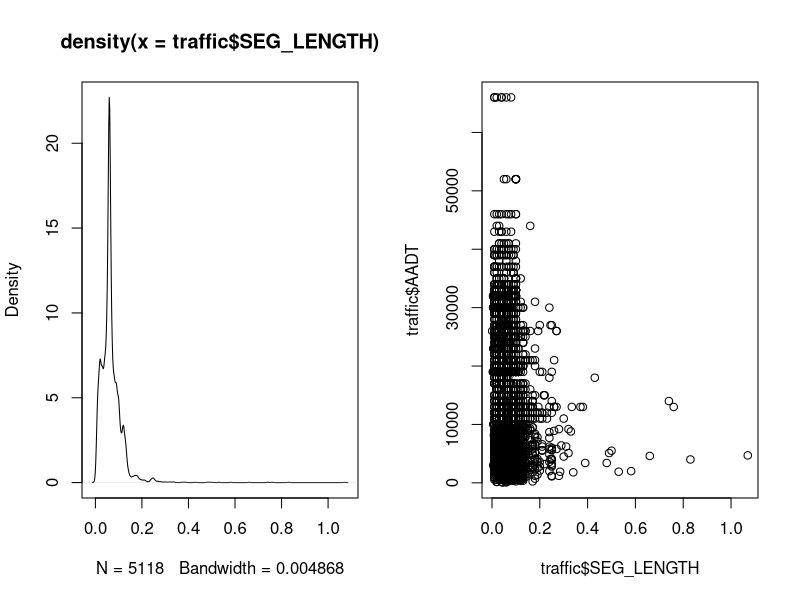
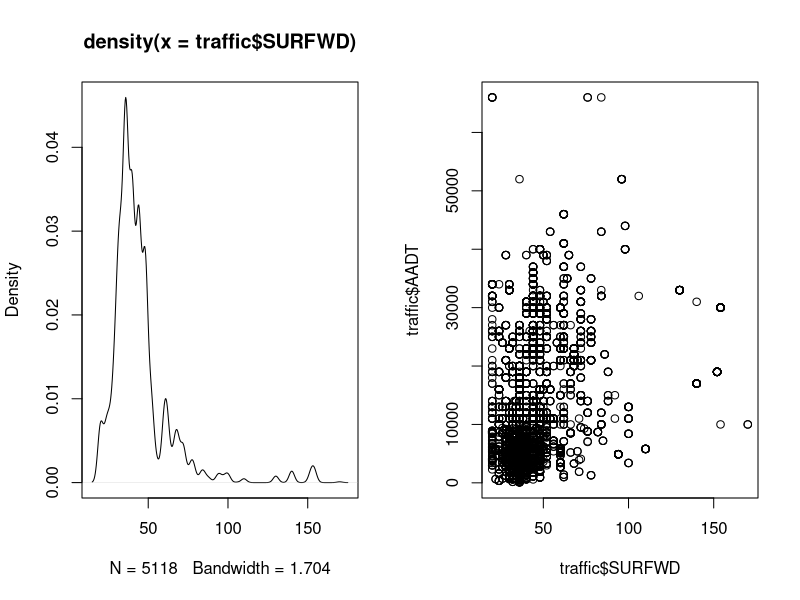
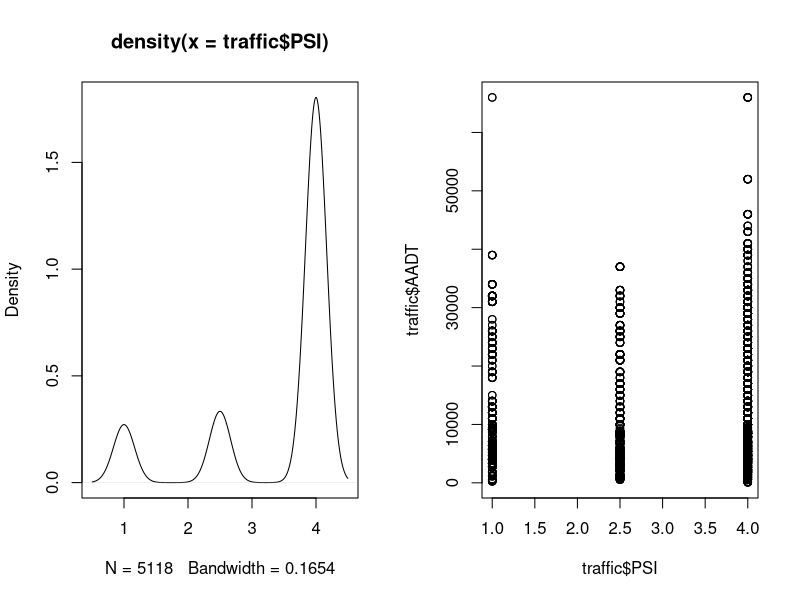
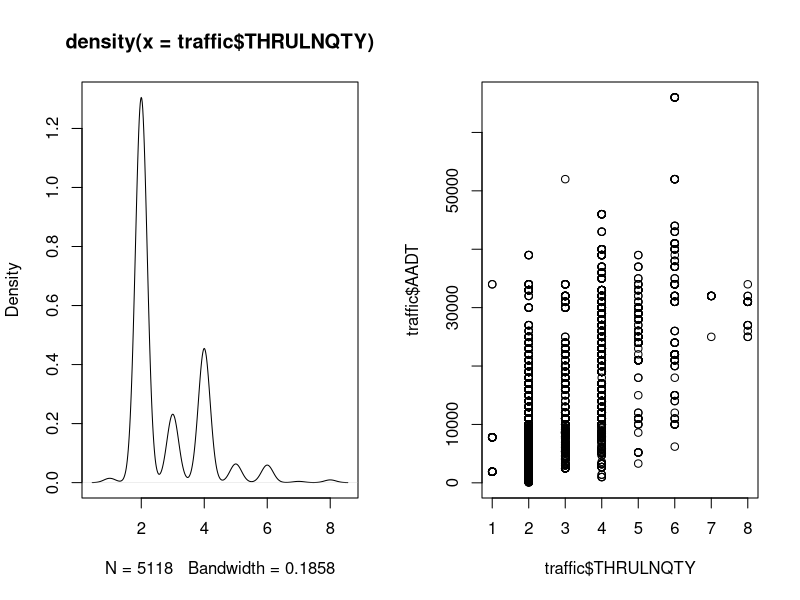
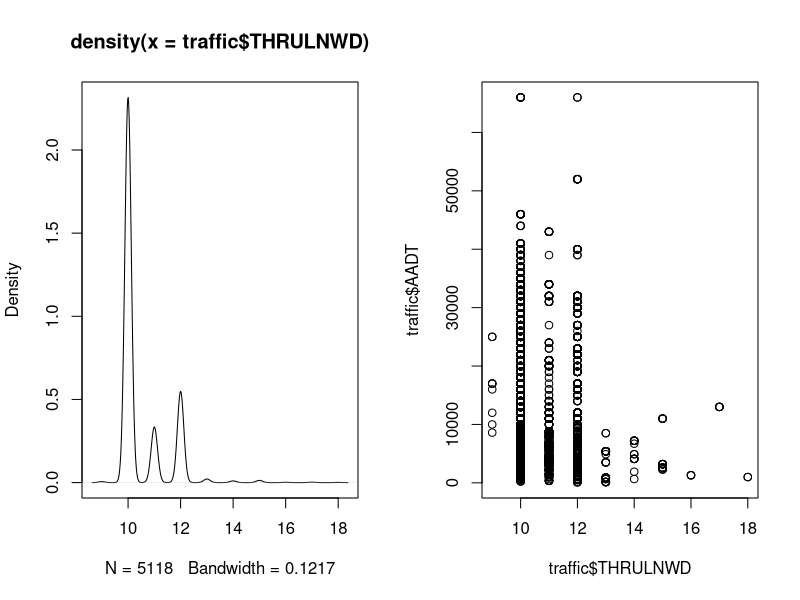
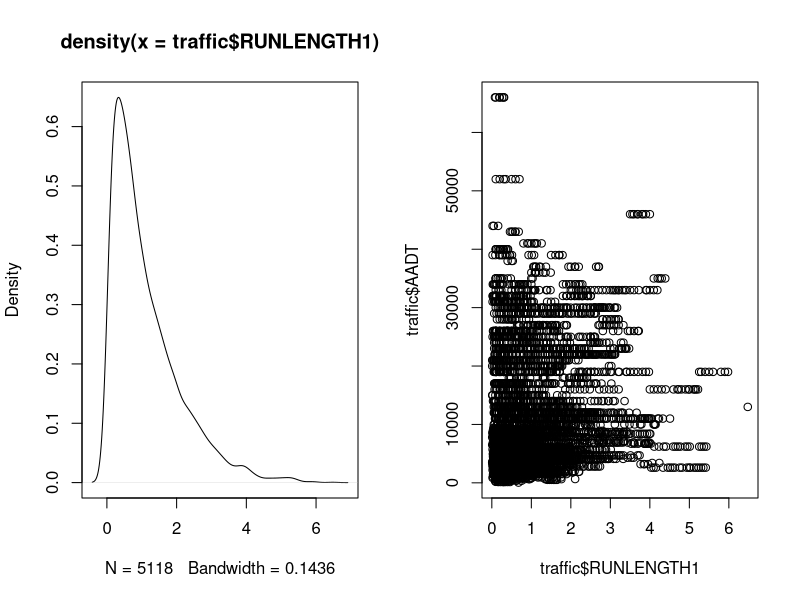
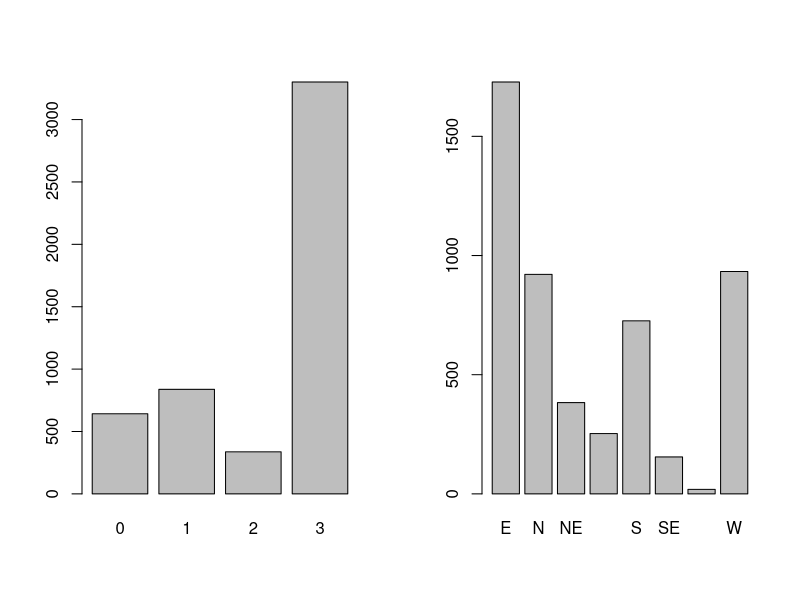
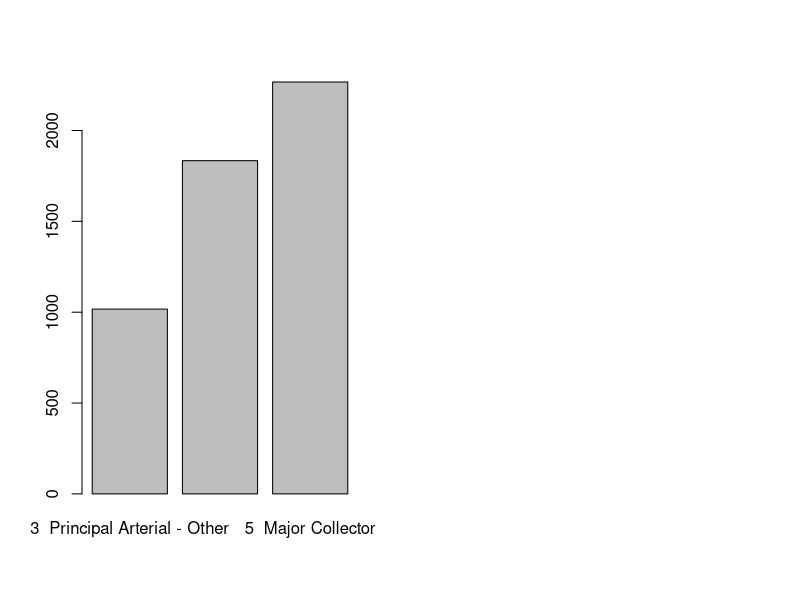

The R script that drew these images, in order:
## ---- chunk 1
knitr::opts_chunk$set(echo = TRUE)

library(ggplot2)
## ---- chunk 2
traffic = read.csv("DenTraffic2019ToModel.csv")
traffic = subset(traffic,traffic$FUNCCLASSI!="2  Principal Arterial - Fwys and Expwys")
## ---- chunk 3
summary(traffic)
## ---- chunk 4
par(mfrow = c(1, 2))
plot(density(traffic$SEG_LENGTH))
plot(traffic$AADT ~ traffic$SEG_LENGTH)
## ---- chunk 5
par(mfrow = c(1, 2))
plot(density(traffic$SURFWD))
plot(traffic$AADT ~ traffic$SURFWD)
## ---- chunk 6
par(mfrow = c(1, 2))
plot(density(traffic$PSI))
plot(traffic$AADT ~ traffic$PSI)
## ---- chunk 7
par(mfrow = c(1, 2))
plot(density(traffic$THRULNQTY))
plot(traffic$AADT ~ traffic$THRULNQTY)
## ---- chunk 8
par(mfrow = c(1, 2))
plot(density(traffic$THRULNWD))
plot(traffic$AADT ~ traffic$THRULNWD)
## ---- chunk 9
par(mfrow = c(1, 2))
plot(density(traffic$RUNLENGTH1))
plot(traffic$AADT ~ traffic$RUNLENGTH1)
## ---- chunk 10
barplot(table(traffic$AADTDERIV))
## ---- chunk 11
#barplot x=factor levels y=count
barplot(table(traffic$SEGMDIR))
## ---- chunk 12
barplot(table(traffic$FUNCCLASSI))
